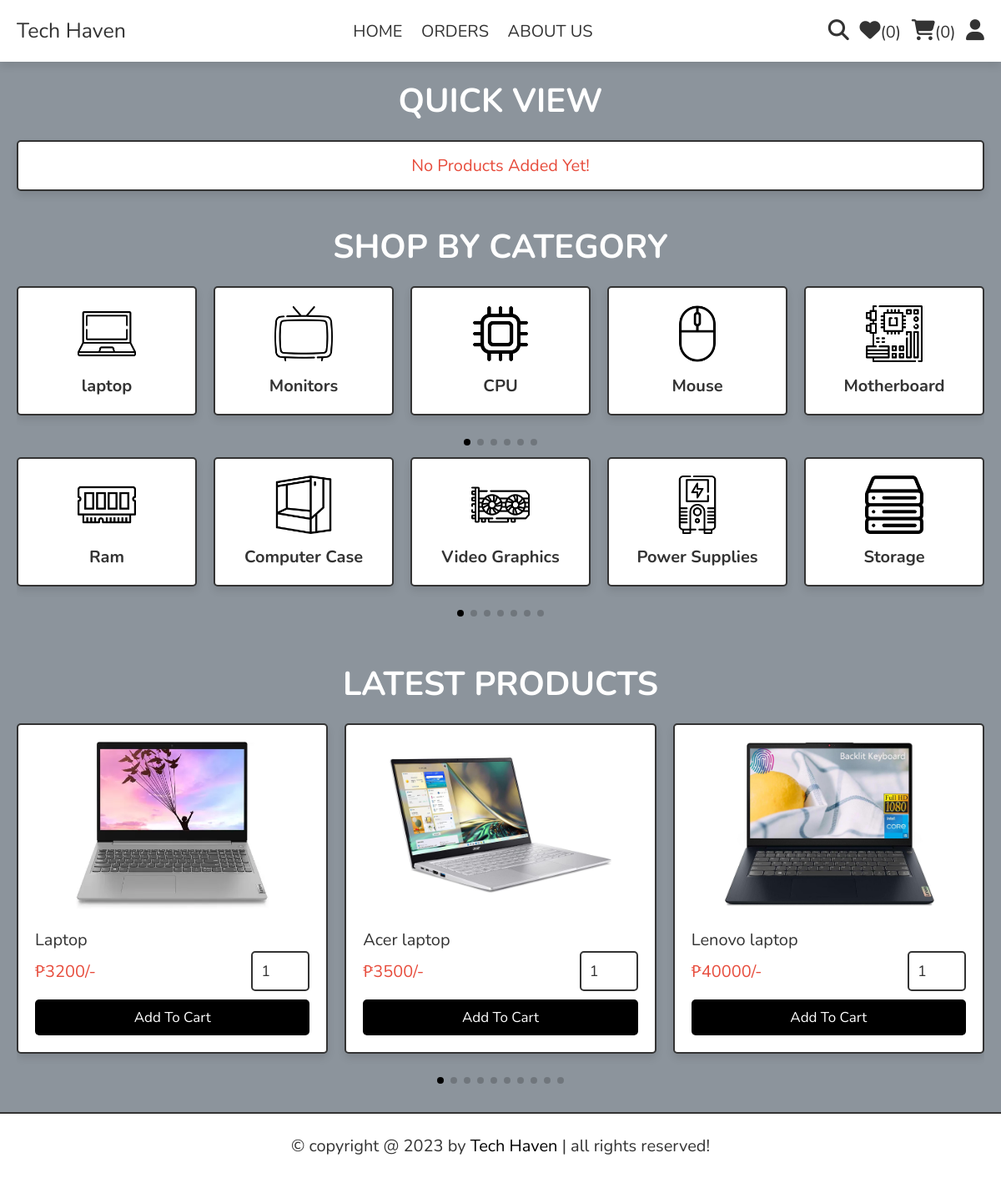
/quick_view.php, run on the app's committed database.
### tables this page shows
CREATE TABLE `products` (
  `id` int(100) NOT NULL,
  `name` varchar(100) NOT NULL,
  `details` varchar(500) NOT NULL,
  `price` int(10) NOT NULL,
  `image_01` varchar(100) NOT NULL,
  `image_02` varchar(100) NOT NULL,
  `image_03` varchar(100) NOT NULL
);

### quick_view.php (the view, shortened to what this page needs)
<?php
include 'components/connect.php';
?>
<!DOCTYPE html>
<html lang="en">
<head>
   <link rel="stylesheet" href="https://unpkg.com/swiper@8/swiper-bundle.min.css" />
   <link rel="stylesheet" href="https://cdnjs.cloudflare.com/ajax/libs/font-awesome/6.1.1/css/all.min.css">
   <link rel="stylesheet" href="css/style.css">
</head>
<body>
   <?php include 'components/user_header.php'; ?>
   <section class="quick-view">
      <h1 class="heading">quick view</h1>
      <?php
      $pid = $_GET['pid'];
      $select_products = $conn->prepare("SELECT * FROM `products` WHERE id = ?");
      $select_products->execute([$pid]);
      if ($select_products->rowCount() > 0) {
         while ($fetch_product = $select_products->fetch(PDO::FETCH_ASSOC)) {
      ?>
            <form action="" method="post" class="box">
               <input type="hidden" name="pid" value="<?= $fetch_product['id']; ?>">
               <input type="hidden" name="name" value="<?= $fetch_product['name']; ?>">
               <input type="hidden" name="price" value="<?= $fetch_product['price']; ?>">
               <input type="hidden" name="image" value="<?= $fetch_product['image_01']; ?>">
               <div class="row">
                  <div class="image-container">
                     <div class="main-image">
                        <img src="uploaded_img/<?= $fetch_product['image_01']; ?>" alt="">
                     </div>
                     <div class="sub-image">
                        <img src="uploaded_img/<?= $fetch_product['image_01']; ?>" alt="">
                        <img src="uploaded_img/<?= $fetch_product['image_02']; ?>" alt="">
                        <img src="uploaded_img/<?= $fetch_product['image_03']; ?>" alt="">
                     </div>
                  </div>
                  <div class="content">
                     <div class="name"><?= $fetch_product['name']; ?></div>
                     <div class="flex">
                        <div class="price"><span>₱</span><?= $fetch_product['price']; ?><span>/-</span></div>
                        <input type="number" name="qty" class="qty" min="1" max="99" onkeypress="if(this.value.length == 2) return false;" value="1">
                     </div>
                     <div class="details"><?= $fetch_product['details']; ?></div>
                     <div class="flex-btn">
                        <input type="submit" value="add to cart" class="btn" name="add_to_cart">
                        <input class="option-btn" type="submit" name="add_to_wishlist" value="add to wishlist">
                     </div>
                  </div>
               </div>
            </form>
      <?php
         }
      } else {
         echo '<p class="empty">no products added yet!</p>';
      }
      ?>
   </section>
   <section class="category">
      <h1 class="heading">shop by category</h1>
      <div class="swiper category-slider">
         <div class="swiper-wrapper">
            <a href="category.php?category=laptop" class="swiper-slide slide">
               <img src="images/icon-1.png" alt="">
               <h3>laptop</h3>
            </a>
            <a href="category.php?category=Monitor" class="swiper-slide slide">
               <img src="images/icon-2.png" alt="">
               <h3>Monitors</h3>
            </a>
            <a href="category.php?category=CPU" class="swiper-slide slide">
               <img src="images/icon-3.png" alt="">
               <h3>CPU</h3>
            </a>
            <a href="category.php?category=mouse" class="swiper-slide slide">
               <img src="images/icon-4.png" alt="">
               <h3>Mouse</h3>
            </a>
            <a href="category.php?category=Motherboard" class="swiper-slide slide">
               <img src="images/icon-5.png" alt="">
               <h3>Motherboard</h3>
            </a>
         </div>
         <div class="swiper-pagination"></div>
      </div>
      <div class="swiper category-slider">
         <div class="swiper-wrapper">
            <a href="category.php?category=Ram" class="swiper-slide slide">
               <img src="images/icon-7.png" alt="">
               <h3>Ram</h3>
            </a>
            <a href="category.php?category=Computer Case" class="swiper-slide slide">
               <img src="images/icon-8.png" alt="">
               <h3>Computer Case</h3>
            </a>
            <a href="category.php?category=Video Graphics" class="swiper-slide slide">
               <img src="images/icon-9.png" alt="">
               <h3>Video Graphics</h3>
            </a>
            <a href="category.php?category=Power Supplies" class="swiper-slide slide">
               <img src="images/icon-13.png" alt="">
               <h3>Power Supplies</h3>
            </a>
            <a href="category.php?category=Storage" class="swiper-slide slide">
               <img src="images/icon-12.png" alt="">
               <h3>Storage</h3>
            </a>
         </div>
         <div class="swiper-pagination"></div>
      </div>
   </section>
   <section class="home-products">
      <h1 class="heading">latest products</h1>
      <div class="swiper products-slider">
         <div class="swiper-wrapper">
            <?php
            $select_products = $conn->prepare("SELECT * FROM `products` LIMIT 10");
            $select_products->execute();
            if ($select_products->rowCount() > 0) {
               while ($fetch_product = $select_products->fetch(PDO::FETCH_ASSOC)) {
            ?>
                  <form action="" method="post" class="swiper-slide slide">
                     <img src="uploaded_img/<?= $fetch_product['image_01']; ?>" alt="">
                     <div class="name"><?= $fetch_product['name']; ?></div>
                     <div class="flex">
                        <div class="price"><span>₱</span><?= $fetch_product['price']; ?><span>/-</span></div>
                        <input type="number" name="qty" class="qty" min="1" max="99" onkeypress="if(this.value.length == 2) return false;" value="1">
                     </div>
                     <input type="submit" value="add to cart" class="btn" name="add_to_cart">
                  </form>
            <?php
               }
            } else {
               echo '<p class="empty">no products added yet!</p>';
            }
            ?>
         </div>
         <div class="swiper-pagination"></div>
      </div>
   </section>
   <?php include 'components/footer.php'; ?>
</body>
</html>

### components/user_header.php (shortened to what this page needs)
<header class="header">
   <section class="flex">
      <a href="home.php" class="logo">Tech Haven<span></span></a>
      <nav class="navbar">
         <a href="home.php">HOME</a>
         <a href="orders.php">ORDERS</a>
         <a href="contact.php">ABOUT US</a>
      </nav>
      <div class="icons">
         <?php
         $count_wishlist_items = $conn->prepare("SELECT * FROM `wishlist` WHERE user_id = ?");
         $count_wishlist_items->execute([$user_id]);
         $total_wishlist_counts = $count_wishlist_items->rowCount();
         $count_cart_items = $conn->prepare("SELECT * FROM `cart` WHERE user_id = ?");
         $count_cart_items->execute([$user_id]);
         $total_cart_counts = $count_cart_items->rowCount();
         ?>
         <a href="search_page.php"><i class="fas fa-search"></i></a>
         <a href="wishlist.php"><i class="fas fa-heart"></i><span>(<?= $total_wishlist_counts; ?>)</span></a>
         <a href="cart.php"><i class="fas fa-shopping-cart"></i><span>(<?= $total_cart_counts; ?>)</span></a>
         <div id="user-btn" class="fas fa-user"></div>
      </div>
   </section>
</header>

### components/footer.php
<footer class="footer">
   <div class="credit">&copy; copyright @ <?= date('Y'); ?> by <span>Tech Haven</span> | all rights reserved!</div>
</footer>

### css/style.css (style rules this page uses)
:root { --main-color:#000000; --orange:#f39c12; --red:#e74c3c; --black:#333; --white:#ffff; --light-color:#666; --light-bg:#8C949C; --border:.2rem solid var(--black); --box-shadow:0 .5rem 1rem rgba(0,0,0,.1); }
* { font-family: 'Nunito', sans-serif; margin:0; padding:0; box-sizing: border-box; outline: none; border:none; text-decoration: none; }
html { font-size: 62.5%; overflow-x: hidden; }
body { background-color: var(--light-bg); }
section { padding:2rem; max-width: 1600px; margin:0 auto; }
.heading { font-size: 4rem; color:white; margin-bottom: 2rem; text-align: center; text-transform: uppercase; }
.btn, .delete-btn, .option-btn { display: block; width: 100%; margin-top: 1rem; border-radius: .5rem; padding:1rem 3rem; font-size: 1.7rem; text-transform: capitalize; color:var(--white); cursor: pointer; text-align: center; }
.btn { background-color: var(--main-color); }
.empty { padding:1.5rem; background-color: var(--white); border: var(--border); box-shadow: var(--box-shadow); text-align: center; color:var(--red); border-radius: .5rem; font-size: 2rem; text-transform: capitalize; }
.header { position: sticky; top:0; left:0; right:0; background-color: var(--white); box-shadow: var(--box-shadow); z-index: 1000; }
.header .flex { display: flex; align-items: center; justify-content: space-between; position: relative; }
.header .flex .logo { font-size: 2.5rem; color:var(--black); }
.header .flex .navbar a { margin:0 1rem; font-size: 2rem; color:var(--black); }
.header .flex .icons > * { margin-left: 1rem; font-size: 2.5rem; cursor: pointer; color:var(--black); }
.header .flex .icons a span { font-size: 2rem; }
.category .slide { margin-bottom: 5rem; box-shadow: var(--box-shadow); border:var(--border); text-align: center; padding:2rem; background: var(--white); border-radius: .5rem; }
.category .slide img { height: 7rem; width: 100%; object-fit: contain; margin-bottom: 1rem; user-select: none; }
.category .slide h3 { font-size: 2rem; color:var(--black); user-select: none; }
.home-products .slide { position: relative; padding:2rem; border-radius: .5rem; border:var(--border); background-color: var(--white); box-shadow: var(--box-shadow); margin-bottom: 5rem; overflow: hidden; user-select: none; }
.home-products .slide img { width: 100%; height: 20rem; object-fit: contain; margin-bottom: 2rem; }
.home-products .slide .name { font-size: 2rem; color:var(--black); }
.home-products .slide .flex { display: flex; align-items: center; justify-content: space-between; gap:1rem; }
.home-products .slide .flex .qty { width: 7rem; padding:1rem; border:var(--border); font-size: 1.8rem; color:var(--black); border-radius: .5rem; }
.home-products .slide .flex .price { margin:1rem 0; font-size: 2rem; color:var(--red); }
.footer { background-color: var(--white); }
.footer .credit { text-align: center; padding: 2.5rem 2rem; border-top: var(--border); font-size: 2rem; color:var(--black); }
.footer .credit span { color:var(--main-color); }

### data on the page
products: image_01 (picture), name "Laptop", price "3200"
products: image_01 (picture), name "Acer laptop", price "3500"
products: image_01 (picture), name "Lenovo laptop", price "40000"

### other printed values
$total_wishlist_counts "0"
$total_cart_counts "0"
